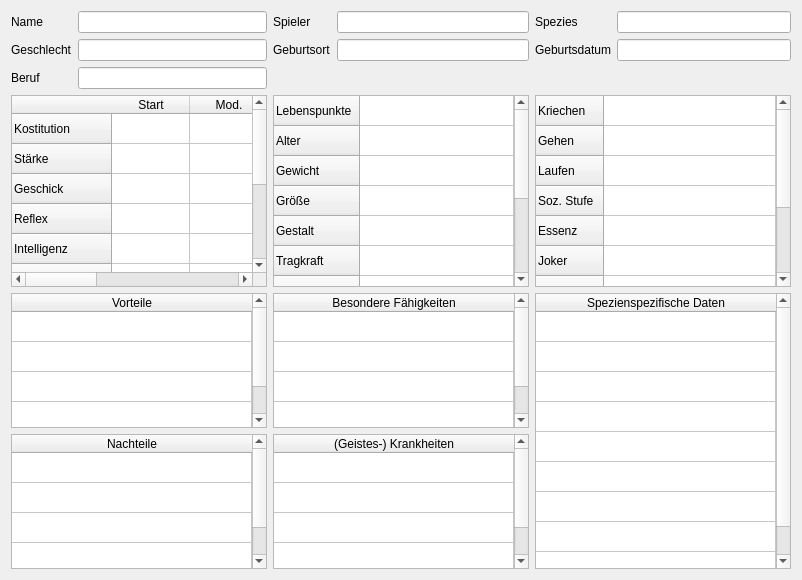
     <widget class="QWidget" name="tab_eigenschaften">
      <attribute name="title">
       <string>Eigenschaften</string>
      </attribute>
      <layout class="QVBoxLayout" name="verticalLayout_4">
       <item>
        <layout class="QHBoxLayout" name="horizontalLayout_4">
         <item>
          <layout class="QFormLayout" name="formLayout_2">
           <item row="1" column="0">
            <widget class="QLabel" name="label_9">
             <property name="text">
              <string>Geschlecht</string>
             </property>
            </widget>
           </item>
           <item row="2" column="0">
            <widget class="QLabel" name="label_14">
             <property name="text">
              <string>Beruf</string>
             </property>
            </widget>
           </item>
           <item row="0" column="1">
            <widget class="QLineEdit" name="lineEdit_name"/>
           </item>
           <item row="1" column="1">
            <widget class="QLineEdit" name="lineEdit_geschlecht"/>
           </item>
           <item row="2" column="1">
            <widget class="QLineEdit" name="lineEdit_beruf"/>
           </item>
           <item row="0" column="0">
            <widget class="QLabel" name="label_8">
             <property name="text">
              <string>Name</string>
             </property>
            </widget>
           </item>
          </layout>
         </item>
         <item>
          <layout class="QFormLayout" name="formLayout_3">
           <item row="0" column="0">
            <widget class="QLabel" name="label_10">
             <property name="text">
              <string>Spieler</string>
             </property>
            </widget>
           </item>
           <item row="1" column="0">
            <widget class="QLabel" name="label_11">
             <property name="text">
              <string>Geburtsort</string>
             </property>
            </widget>
           </item>
           <item row="0" column="1">
            <widget class="QLineEdit" name="lineEdit_spieler"/>
           </item>
           <item row="1" column="1">
            <widget class="QLineEdit" name="lineEdit_geburtsort"/>
           </item>
          </layout>
         </item>
         <item>
          <layout class="QFormLayout" name="formLayout_4">
           <item row="0" column="0">
            <widget class="QLabel" name="label_12">
             <property name="text">
              <string>Spezies</string>
             </property>
            </widget>
           </item>
           <item row="1" column="0">
            <widget class="QLabel" name="label_13">
             <property name="text">
              <string>Geburtsdatum</string>
             </property>
            </widget>
           </item>
           <item row="0" column="1">
            <widget class="QLineEdit" name="lineEdit_spezies"/>
           </item>
           <item row="1" column="1">
            <widget class="QLineEdit" name="lineEdit_geburtsdatum"/>
           </item>
          </layout>
         </item>
        </layout>
       </item>
       <item>
        <layout class="QHBoxLayout" name="horizontalLayout">
         <item>
          <widget class="QTableWidget" name="tableWidget_eigenschaften_links">
           <attribute name="horizontalHeaderDefaultSectionSize">
            <number>78</number>
           </attribute>
           <attribute name="horizontalHeaderStretchLastSection">
            <bool>true</bool>
           </attribute>
           <row>
            <property name="text">
             <string>Kostitution</string>
            </property>
           </row>
           <row>
            <property name="text">
             <string>Stärke</string>
            </property>
           </row>
           <row>
            <property name="text">
             <string>Geschick</string>
            </property>
           </row>
           <row>
            <property name="text">
             <string>Reflex</string>
            </property>
           </row>
           <row>
            <property name="text">
             <string>Intelligenz</string>
            </property>
           </row>
           <row>
            <property name="text">
             <string>Charisma</string>
            </property>
           </row>
           <row>
            <property name="text">
             <string>Initiative</string>
            </property>
           </row>
           <row>
            <property name="text">
             <string>Ausweichen</string>
            </property>
           </row>
           <row>
            <property name="text">
             <string>Mag-Rettungsw.</string>
            </property>
           </row>
           <row>
            <property name="text">
             <string>Bewegung / Sek.</string>
            </property>
           </row>
           <column>
            <property name="text">
             <string>Start</string>
            </property>
           </column>
           <column>
            <property name="text">
             <string>Mod.</string>
            </property>
           </column>
           <column>
            <property name="text">
             <string>Aktuell</string>
            </property>
           </column>
          </widget>
         </item>
         <item>
          <widget class="QTableWidget" name="tableWidget_eigenschaften_mitte">
           <property name="columnCount">
            <number>1</number>
           </property>
           <attribute name="horizontalHeaderVisible">
            <bool>false</bool>
           </attribute>
           <attribute name="horizontalHeaderStretchLastSection">
            <bool>true</bool>
           </attribute>
           <row>
            <property name="text">
             <string>Lebenspunkte</string>
            </property>
           </row>
           <row>
            <property name="text">
             <string>Alter</string>
            </property>
           </row>
           <row>
            <property name="text">
             <string>Gewicht</string>
            </property>
           </row>
           <row>
            <property name="text">
             <string>Größe</string>
            </property>
           </row>
           <row>
            <property name="text">
             <string>Gestalt</string>
            </property>
           </row>
           <row>
            <property name="text">
             <string>Tragkraft</string>
            </property>
           </row>
           <row>
            <property name="text">
             <string>Hebekraft</string>
            </property>
           </row>
           <row>
            <property name="text">
             <string>Sichtbereich</string>
            </property>
           </row>
           <row>
            <property name="text">
             <string>Nahrung</string>
            </property>
           </row>
           <row>
            <property name="text">
             <string>Essen / Zeit</string>
            </property>
           </row>
           <row>
            <property name="text">
             <string>Schlafen / Zeit</string>
            </property>
           </row>
           <column/>
          </widget>
         </item>
         <item>
          <widget class="QTableWidget" name="tableWidget_eigenschaften_rechts">
           <property name="columnCount">
            <number>1</number>
           </property>
           <attribute name="horizontalHeaderVisible">
            <bool>false</bool>
           </attribute>
           <attribute name="horizontalHeaderStretchLastSection">
            <bool>true</bool>
           </attribute>
           <row>
            <property name="text">
             <string>Kriechen</string>
            </property>
           </row>
           <row>
            <property name="text">
             <string>Gehen</string>
            </property>
           </row>
           <row>
            <property name="text">
             <string>Laufen</string>
            </property>
           </row>
           <row>
            <property name="text">
             <string>Soz. Stufe</string>
            </property>
           </row>
           <row>
            <property name="text">
             <string>Essenz</string>
            </property>
           </row>
           <row>
            <property name="text">
             <string>Joker</string>
            </property>
           </row>
           <row>
            <property name="text">
             <string>Kopfgeld</string>
            </property>
           </row>
           <row>
            <property name="text">
             <string>Gesamt-EP</string>
            </property>
           </row>
           <row>
            <property name="text">
             <string>Ausbau-EP</string>
            </property>
           </row>
           <row>
            <property name="text">
             <string>Guthab-EP</string>
            </property>
           </row>
           <column/>
          </widget>
         </item>
        </layout>
       </item>
       <item>
        <layout class="QHBoxLayout" name="horizontalLayout_2">
         <item>
          <layout class="QVBoxLayout" name="verticalLayout_3">
           <item>
            <widget class="QTableWidget" name="tableWidget_vorteile">
             <property name="sizePolicy">
              <sizepolicy hsizetype="Expanding" vsizetype="Preferred">
               <horstretch>0</horstretch>
               <verstretch>0</verstretch>
              </sizepolicy>
             </property>
             <property name="maximumSize">
              <size>
               <width>16777215</width>
               <height>135</height>
              </size>
             </property>
             <property name="rowCount">
              <number>4</number>
             </property>
             <attribute name="horizontalHeaderStretchLastSection">
              <bool>true</bool>
             </attribute>
             <attribute name="verticalHeaderVisible">
              <bool>false</bool>
             </attribute>
             <row/>
             <row/>
             <row/>
             <row/>
             <column>
              <property name="text">
               <string>Vorteile</string>
              </property>
             </column>
            </widget>
           </item>
           <item>
            <widget class="QTableWidget" name="tableWidget_nachteile">
             <property name="sizePolicy">
              <sizepolicy hsizetype="Expanding" vsizetype="Preferred">
               <horstretch>0</horstretch>
               <verstretch>0</verstretch>
              </sizepolicy>
             </property>
             <property name="maximumSize">
              <size>
               <width>16777215</width>
               <height>135</height>
              </size>
             </property>
             <property name="rowCount">
              <number>4</number>
             </property>
             <attribute name="horizontalHeaderStretchLastSection">
              <bool>true</bool>
             </attribute>
             <attribute name="verticalHeaderVisible">
              <bool>false</bool>
             </attribute>
             <row/>
             <row/>
             <row/>
             <row/>
             <column>
              <property name="text">
               <string>Nachteile</string>
              </property>
             </column>
            </widget>
           </item>
          </layout>
         </item>
         <item>
          <layout class="QVBoxLayout" name="verticalLayout_2">
           <item>
            <widget class="QTableWidget" name="tableWidget_besondere_faehigkeiten">
             <property name="sizePolicy">
              <sizepolicy hsizetype="Expanding" vsizetype="Preferred">
               <horstretch>0</horstretch>
               <verstretch>0</verstretch>
              </sizepolicy>
             </property>
             <property name="maximumSize">
              <size>
               <width>16777215</width>
               <height>135</height>
              </size>
             </property>
             <property name="rowCount">
              <number>4</number>
             </property>
             <attribute name="horizontalHeaderStretchLastSection">
              <bool>true</bool>
             </attribute>
             <attribute name="verticalHeaderVisible">
              <bool>false</bool>
             </attribute>
             <row/>
             <row/>
             <row/>
             <row/>
             <column>
              <property name="text">
               <string>Besondere Fähigkeiten</string>
              </property>
             </column>
            </widget>
           </item>
           <item>
            <widget class="QTableWidget" name="tableWidget_krankheiten">
             <property name="sizePolicy">
              <sizepolicy hsizetype="Expanding" vsizetype="Preferred">
               <horstretch>0</horstretch>
               <verstretch>0</verstretch>
              </sizepolicy>
             </property>
             <property name="maximumSize">
              <size>
               <width>16777215</width>
               <height>135</height>
              </size>
             </property>
             <property name="rowCount">
              <number>4</number>
             </property>
             <attribute name="horizontalHeaderStretchLastSection">
              <bool>true</bool>
             </attribute>
             <attribute name="verticalHeaderVisible">
              <bool>false</bool>
             </attribute>
             <row/>
             <row/>
             <row/>
             <row/>
             <column>
              <property name="text">
               <string>(Geistes-) Krankheiten</string>
              </property>
             </column>
            </widget>
           </item>
          </layout>
         </item>
         <item>
          <widget class="QTableWidget" name="tableWidget_spezifische_daten">
           <property name="sizePolicy">
            <sizepolicy hsizetype="Expanding" vsizetype="Minimum">
             <horstretch>0</horstretch>
             <verstretch>0</verstretch>
            </sizepolicy>
           </property>
           <property name="rowCount">
            <number>9</number>
           </property>
           <attribute name="horizontalHeaderStretchLastSection">
            <bool>true</bool>
           </attribute>
           <attribute name="verticalHeaderVisible">
            <bool>false</bool>
           </attribute>
           <row/>
           <row/>
           <row/>
           <row/>
           <row/>
           <row/>
           <row/>
           <row/>
           <row/>
           <column>
            <property name="text">
             <string>Spezienspezifische Daten</string>
            </property>
           </column>
          </widget>
         </item>
        </layout>
       </item>
      </layout>
     </widget>
